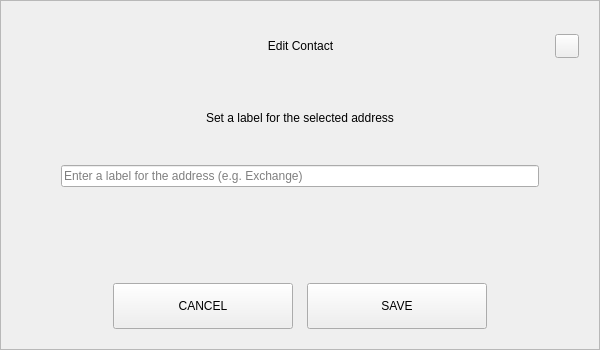
<?xml version="1.0" encoding="UTF-8"?>
<ui version="4.0">
 <class>AddNewContactDialog</class>
 <widget class="QDialog" name="AddNewContactDialog">
  <property name="geometry">
   <rect>
    <x>0</x>
    <y>0</y>
    <width>600</width>
    <height>350</height>
   </rect>
  </property>
  <property name="windowTitle">
   <string>Dialog</string>
  </property>
  <layout class="QVBoxLayout" name="verticalLayout_4">
   <property name="spacing">
    <number>0</number>
   </property>
   <property name="leftMargin">
    <number>0</number>
   </property>
   <property name="topMargin">
    <number>0</number>
   </property>
   <property name="rightMargin">
    <number>0</number>
   </property>
   <property name="bottomMargin">
    <number>0</number>
   </property>
   <item>
    <widget class="QFrame" name="frame">
     <property name="frameShape">
      <enum>QFrame::StyledPanel</enum>
     </property>
     <property name="frameShadow">
      <enum>QFrame::Raised</enum>
     </property>
     <layout class="QVBoxLayout" name="verticalLayout_3">
      <property name="spacing">
       <number>0</number>
      </property>
      <property name="leftMargin">
       <number>20</number>
      </property>
      <property name="topMargin">
       <number>20</number>
      </property>
      <property name="rightMargin">
       <number>20</number>
      </property>
      <property name="bottomMargin">
       <number>20</number>
      </property>
      <item>
       <layout class="QHBoxLayout" name="horizontalLayout_3">
        <property name="spacing">
         <number>0</number>
        </property>
        <item>
         <spacer name="horizontalSpacer_2">
          <property name="orientation">
           <enum>Qt::Horizontal</enum>
          </property>
          <property name="sizeHint" stdset="0">
           <size>
            <width>40</width>
            <height>20</height>
           </size>
          </property>
         </spacer>
        </item>
        <item>
         <widget class="QLabel" name="labelTitle">
          <property name="minimumSize">
           <size>
            <width>0</width>
            <height>50</height>
           </size>
          </property>
          <property name="maximumSize">
           <size>
            <width>16777215</width>
            <height>70</height>
           </size>
          </property>
          <property name="styleSheet">
           <string notr="true">padding-left:24px;</string>
          </property>
          <property name="text">
           <string>Edit Contact</string>
          </property>
          <property name="alignment">
           <set>Qt::AlignCenter</set>
          </property>
          <property name="margin">
           <number>7</number>
          </property>
         </widget>
        </item>
        <item>
         <spacer name="horizontalSpacer1">
          <property name="orientation">
           <enum>Qt::Horizontal</enum>
          </property>
          <property name="sizeHint" stdset="0">
           <size>
            <width>40</width>
            <height>20</height>
           </size>
          </property>
         </spacer>
        </item>
        <item>
         <widget class="QPushButton" name="btnEsc">
          <property name="minimumSize">
           <size>
            <width>24</width>
            <height>24</height>
           </size>
          </property>
          <property name="maximumSize">
           <size>
            <width>24</width>
            <height>24</height>
           </size>
          </property>
          <property name="focusPolicy">
           <enum>Qt::NoFocus</enum>
          </property>
          <property name="text">
           <string/>
          </property>
         </widget>
        </item>
       </layout>
      </item>
      <item>
       <spacer name="verticalSpacer">
        <property name="orientation">
         <enum>Qt::Vertical</enum>
        </property>
        <property name="sizeType">
         <enum>QSizePolicy::Fixed</enum>
        </property>
        <property name="sizeHint" stdset="0">
         <size>
          <width>20</width>
          <height>40</height>
         </size>
        </property>
       </spacer>
      </item>
      <item>
       <layout class="QVBoxLayout" name="verticalLayout_2">
        <property name="spacing">
         <number>0</number>
        </property>
        <property name="leftMargin">
         <number>40</number>
        </property>
        <property name="rightMargin">
         <number>40</number>
        </property>
        <item>
         <widget class="QLabel" name="labelMessage">
          <property name="text">
           <string>Set a label for the selected address</string>
          </property>
          <property name="alignment">
           <set>Qt::AlignCenter</set>
          </property>
          <property name="wordWrap">
           <bool>true</bool>
          </property>
         </widget>
        </item>
        <item>
         <spacer name="verticalSpacer_5">
          <property name="orientation">
           <enum>Qt::Vertical</enum>
          </property>
          <property name="sizeType">
           <enum>QSizePolicy::Fixed</enum>
          </property>
          <property name="sizeHint" stdset="0">
           <size>
            <width>20</width>
            <height>40</height>
           </size>
          </property>
         </spacer>
        </item>
        <item>
         <layout class="QVBoxLayout" name="verticalLayout">
          <property name="spacing">
           <number>10</number>
          </property>
          <item>
           <widget class="QLineEdit" name="lineEditName">
            <property name="placeholderText">
             <string>Enter a label for the address (e.g. Exchange)</string>
            </property>
           </widget>
          </item>
         </layout>
        </item>
       </layout>
      </item>
      <item>
       <spacer name="verticalSpacer_2">
        <property name="orientation">
         <enum>Qt::Vertical</enum>
        </property>
        <property name="sizeHint" stdset="0">
         <size>
          <width>20</width>
          <height>40</height>
         </size>
        </property>
       </spacer>
      </item>
      <item>
       <layout class="QHBoxLayout" name="horizontalLayout">
        <property name="spacing">
         <number>14</number>
        </property>
        <item>
         <spacer name="horizontalSpacer">
          <property name="orientation">
           <enum>Qt::Horizontal</enum>
          </property>
          <property name="sizeHint" stdset="0">
           <size>
            <width>40</width>
            <height>20</height>
           </size>
          </property>
         </spacer>
        </item>
        <item>
         <widget class="QPushButton" name="btnCancel">
          <property name="minimumSize">
           <size>
            <width>180</width>
            <height>46</height>
           </size>
          </property>
          <property name="focusPolicy">
           <enum>Qt::NoFocus</enum>
          </property>
          <property name="text">
           <string>CANCEL</string>
          </property>
         </widget>
        </item>
        <item>
         <widget class="QPushButton" name="btnOk">
          <property name="minimumSize">
           <size>
            <width>180</width>
            <height>46</height>
           </size>
          </property>
          <property name="focusPolicy">
           <enum>Qt::NoFocus</enum>
          </property>
          <property name="text">
           <string>SAVE</string>
          </property>
         </widget>
        </item>
        <item>
         <spacer name="horizontalSpacerRight">
          <property name="orientation">
           <enum>Qt::Horizontal</enum>
          </property>
          <property name="sizeHint" stdset="0">
           <size>
            <width>40</width>
            <height>20</height>
           </size>
          </property>
         </spacer>
        </item>
       </layout>
      </item>
     </layout>
    </widget>
   </item>
  </layout>
 </widget>
 <resources/>
 <connections/>
</ui>
